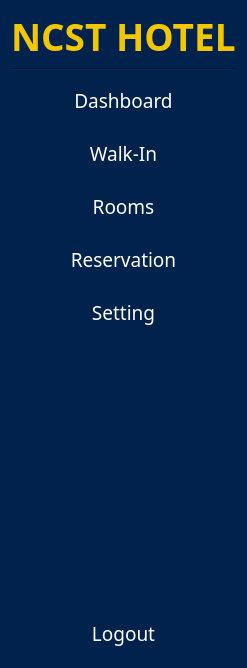
     <widget class="QWidget" name="full_menu_widget" native="true">
      <property name="styleSheet">
       <string notr="true">background-color: #00224C;
</string>
      </property>
      <layout class="QVBoxLayout" name="verticalLayout_2">
       <item>
        <widget class="QLabel" name="label">
         <property name="enabled">
          <bool>true</bool>
         </property>
         <property name="font">
          <font>
           <family>Perpetua</family>
           <pointsize>28</pointsize>
           <weight>75</weight>
           <bold>true</bold>
          </font>
         </property>
         <property name="styleSheet">
          <string notr="true">color: #f2c700;</string>
         </property>
         <property name="text">
          <string>NCST HOTEL</string>
         </property>
        </widget>
       </item>
       <item>
        <widget class="Line" name="line">
         <property name="styleSheet">
          <string notr="true">background-color: rba(255,255,255);</string>
         </property>
         <property name="orientation">
          <enum>Qt::Horizontal</enum>
         </property>
        </widget>
       </item>
       <item>
        <layout class="QVBoxLayout" name="verticalLayout">
         <item>
          <widget class="QPushButton" name="dashboard">
           <property name="font">
            <font>
             <family>Poppins</family>
             <pointsize>14</pointsize>
            </font>
           </property>
           <property name="styleSheet">
            <string notr="true">QPushButton {
    background-color: transparent;
    color: white;
    border: none;
    padding: 10px;
    text-align: center;
}

QPushButton:hover {
    background-color: #f2c700;
    color: black;
    border-radius: 8px;
}

QPushButton:checked {
    background-color: #f2c700;
    color: black;
    border-radius: 8px;
}

QPushButton:pressed {
    background-color: #d4ad00;
    color: black;
}</string>
           </property>
           <property name="text">
            <string>Dashboard</string>
           </property>
           <property name="checkable">
            <bool>true</bool>
           </property>
           <property name="autoExclusive">
            <bool>true</bool>
           </property>
          </widget>
         </item>
         <item>
          <widget class="QPushButton" name="Walkin">
           <property name="font">
            <font>
             <family>Poppins</family>
             <pointsize>14</pointsize>
            </font>
           </property>
           <property name="styleSheet">
            <string notr="true">QPushButton {
    background-color: transparent;
    color: white;
    border: none;
    padding: 10px;
    text-align: center;
}

QPushButton:hover {
    background-color: #f2c700;
    color: black;
    border-radius: 8px;
}

QPushButton:checked {
    background-color: #f2c700;
    color: black;
    border-radius: 8px;
}

QPushButton:pressed {
    background-color: #d4ad00;
    color: black;
}</string>
           </property>
           <property name="text">
            <string>Walk-In</string>
           </property>
           <property name="checkable">
            <bool>true</bool>
           </property>
           <property name="autoExclusive">
            <bool>true</bool>
           </property>
          </widget>
         </item>
         <item>
          <widget class="QPushButton" name="rooms">
           <property name="font">
            <font>
             <family>Poppins</family>
             <pointsize>14</pointsize>
            </font>
           </property>
           <property name="styleSheet">
            <string notr="true">QPushButton {
    background-color: transparent;
    color: white;
    border: none;
    padding: 10px;
    text-align: center;
}

QPushButton:hover {
    background-color: #f2c700;
    color: black;
    border-radius: 8px;
}

QPushButton:checked {
    background-color: #f2c700;
    color: black;
    border-radius: 8px;
}

QPushButton:pressed {
    background-color: #d4ad00;
    color: black;
}</string>
           </property>
           <property name="text">
            <string>Rooms</string>
           </property>
           <property name="checkable">
            <bool>true</bool>
           </property>
           <property name="autoExclusive">
            <bool>true</bool>
           </property>
          </widget>
         </item>
         <item>
          <widget class="QPushButton" name="reservation">
           <property name="font">
            <font>
             <family>Poppins</family>
             <pointsize>14</pointsize>
            </font>
           </property>
           <property name="styleSheet">
            <string notr="true">QPushButton {
    background-color: transparent;
    color: white;
    border: none;
    padding: 10px;
    text-align: center;
}

QPushButton:hover {
    background-color: #f2c700;
    color: black;
    border-radius: 8px;
}

QPushButton:checked {
    background-color: #f2c700;
    color: black;
    border-radius: 8px;
}

QPushButton:pressed {
    background-color: #d4ad00;
    color: black;
}</string>
           </property>
           <property name="text">
            <string>Reservation</string>
           </property>
           <property name="checkable">
            <bool>true</bool>
           </property>
           <property name="autoExclusive">
            <bool>true</bool>
           </property>
          </widget>
         </item>
         <item>
          <widget class="QPushButton" name="setting">
           <property name="font">
            <font>
             <family>Poppins</family>
             <pointsize>14</pointsize>
            </font>
           </property>
           <property name="styleSheet">
            <string notr="true">QPushButton {
    background-color: transparent;
    color: white;
    border: none;
    padding: 10px;
    text-align: center;
}

QPushButton:hover {
    background-color: #f2c700;
    color: black;
    border-radius: 8px;
}

QPushButton:checked {
    background-color: #f2c700;
    color: black;
    border-radius: 8px;
}

QPushButton:pressed {
    background-color: #d4ad00;
    color: black;
}</string>
           </property>
           <property name="text">
            <string>Setting</string>
           </property>
           <property name="checkable">
            <bool>true</bool>
           </property>
           <property name="autoExclusive">
            <bool>true</bool>
           </property>
          </widget>
         </item>
        </layout>
       </item>
       <item>
        <spacer name="verticalSpacer">
         <property name="orientation">
          <enum>Qt::Vertical</enum>
         </property>
         <property name="sizeHint" stdset="0">
          <size>
           <width>20</width>
           <height>268</height>
          </size>
         </property>
        </spacer>
       </item>
       <item>
        <widget class="QPushButton" name="Logout">
         <property name="font">
          <font>
           <family>Poppins</family>
           <pointsize>14</pointsize>
          </font>
         </property>
         <property name="styleSheet">
          <string notr="true">QPushButton {
    background-color: transparent;
    color: white;
    border: none;
    padding: 10px;
    text-align: center;
}

QPushButton:hover {
    background-color: #f2c700;
    color: black;
    border-radius: 8px;
}

QPushButton:checked {
    background-color: #f2c700;
    color: black;
    border-radius: 8px;
}

QPushButton:pressed {
    background-color: #d4ad00;
    color: black;
}</string>
         </property>
         <property name="text">
          <string>Logout</string>
         </property>
         <property name="checkable">
          <bool>true</bool>
         </property>
         <property name="autoExclusive">
          <bool>true</bool>
         </property>
        </widget>
       </item>
      </layout>
     </widget>
